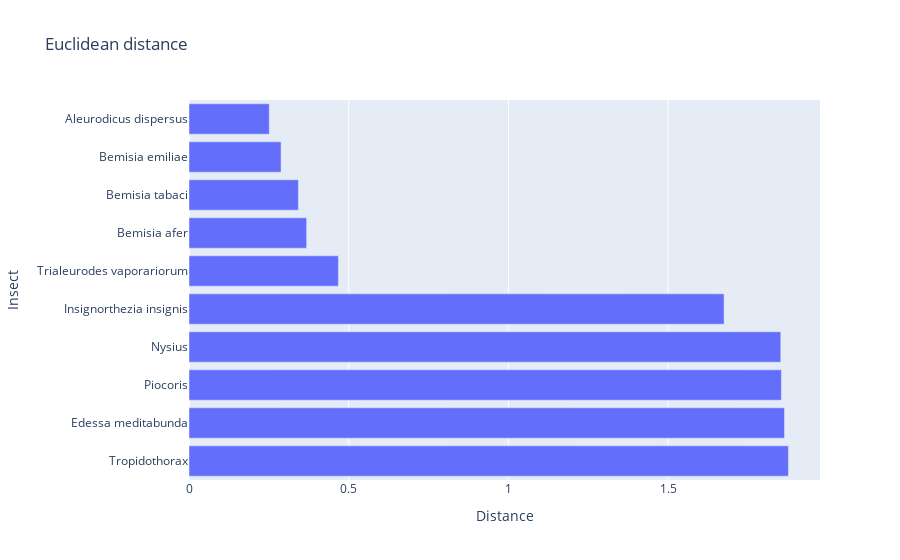

Notebook source saved alongside this figure:
### Code cell
to_itter=data_to_count.sort_values('ed_result',ascending=True).reset_index(drop=True)[:10]

label=[]
degree=[]
for index,data in to_itter.sort_values('ed_result',ascending=False).reset_index(drop=True).iterrows():
    label.append(data.label)
    degree.append(data.ed_result)

fig = go.Figure(data=go.Bar(
    x=degree,
    y=label,
    orientation='h'
))

fig.update_layout(
    title='Euclidean distance',
    xaxis_title='Distance',
    yaxis_title='Insect'
)

fig.show()

### Figure 1 — Plotly figure (JSON) as saved in the notebook; plotly's stock layout.template omitted (floating-point values rounded to 4 significant figures)
{"data": [{"orientation": "h", "type": "bar", "x": [1.877, 1.864, 1.854, 1.853, 1.675, 0.4677, 0.3683, 0.3424, 0.2882, 0.2512], "y": ["Tropidothorax", "Edessa meditabunda", "Piocoris", "Nysius", "Insignorthezia insignis", "Trialeurodes vaporariorum", "Bemisia afer", "Bemisia tabaci", "Bemisia emiliae", "Aleurodicus dispersus"]}], "layout": {"title": {"text": "Euclidean distance"}, "xaxis": {"title": {"text": "Distance"}}, "yaxis": {"title": {"text": "Insect"}}}}
